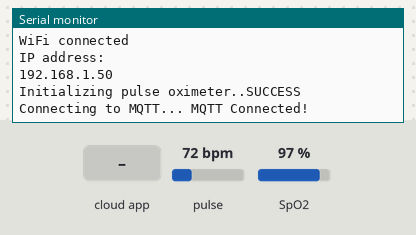
Bench run of a sketch on a simulated ESP32. Shown: the last lines printed to the serial monitor. Inputs (shaded band) come from the test bench; at power-on: pulse 72 bpm, SpO2 97 %. WiFi joins after 1.5 s; servers stay silent unless stated; no MQTT or app messages arrive unless stated.

Above: at 2.7 s.
2.8 s: the phone or cloud app sets switch to ON
At 4.2 s:
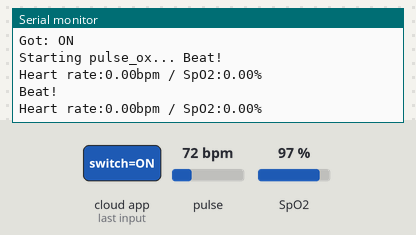
4.3 s: pulse set to 42 bpm
At 5.6 s:
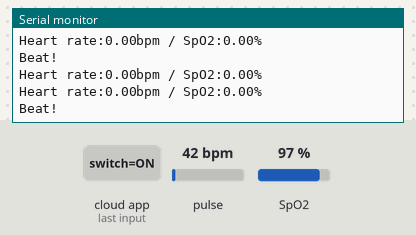
5.8 s: the phone or cloud app sets switch to ON
At 6.4 s:
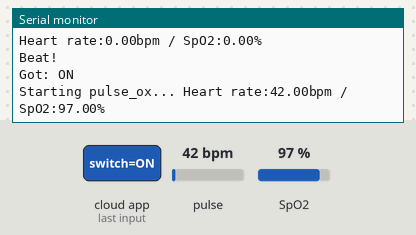
8.8 s: SpO2 set to 80 %
At 9.8 s:
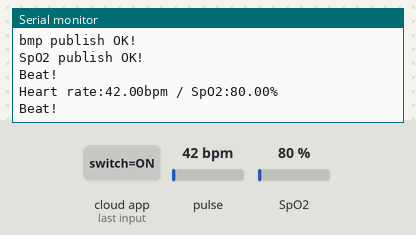
10.3 s: pulse set to 70 bpm
At 11.6 s:
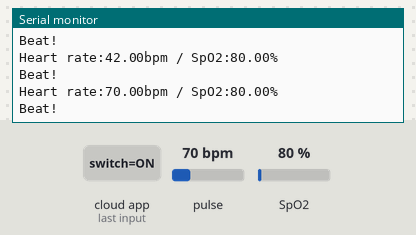
Timing chart, 0 to 12.8 s (numbered marks = the images above; inputs shaded):
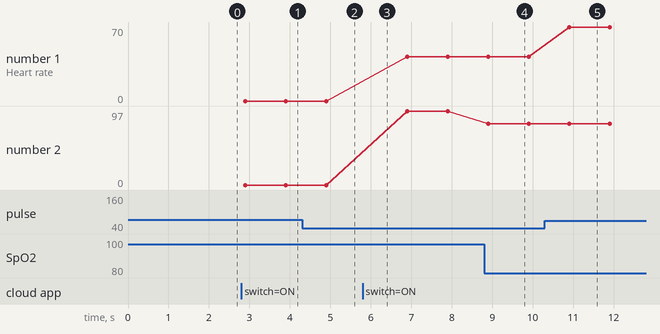

Measured:
- after the input at 2.8 s, the serial monitor: prints a new line at once (image 1)
- after the input at 5.8 s, the serial monitor: prints a new line at once (image 3)
- after the input at 8.8 s, the serial monitor: prints a new line after 0.11 s (image 4)
- after the input at 10.3 s, the serial monitor: prints a new line after 0.61 s (image 5)
- plotted number 1: 42 → 70 after the input at 10.3 s
- plotted number 2: 97 → 80 after the input at 8.8 s

The sketch:

Max30100_IoT_ex.ino
```cpp
#include <stdint.h>
#include <Wire.h>
#include <WiFi.h>
#include "Adafruit_MQTT.h"
#include "Adafruit_MQTT_Client.h"
#include "MAX30100_PulseOximeter.h"
#define WLAN_SSID          "Galaxy A50sBEA5"
#define WLAN_PASS        "NarayanSharma@1986$"
#define AIO_UPDATE_RATE_SEC 5
#define AIO_SERVER        "io.adafruit.com"
#define AIO_SERVERPORT  1883
#define AIO_USERNAME "mohansir"
#define AIO_KEY                "aio_sqFw918rT49mgSD83tgfVrPg1Rpb"
#define I2C_SDA   21
#define I2C_SCL   22
TaskHandle_t pulse_oxReadTaskHandle = NULL;
TaskHandle_t mqttPubTaskHandle = NULL;
/* PulseOximeter is the higher-level interface to the sensor */
PulseOximeter pulse_ox;
uint32_t tsLastReport = 0;
float bpm_dt=0;
float spo2_dt = 0;
WiFiClient client;
Adafruit_MQTT_Client mqtt(&client, AIO_SERVER, AIO_SERVERPORT, AIO_USERNAME, AIO_KEY);
Adafruit_MQTT_Subscribe sw_sub = Adafruit_MQTT_Subscribe(&mqtt, AIO_USERNAME "/feeds/switch");
/* MQTT paths for AIO follow the form: <username>/feeds/<feedname> */
Adafruit_MQTT_Publish bpm_pub = Adafruit_MQTT_Publish(&mqtt, AIO_USERNAME "/feeds/bpm");
Adafruit_MQTT_Publish spo2_pub = Adafruit_MQTT_Publish(&mqtt, AIO_USERNAME "/feeds/spo2");
/* Callback (registered below) fired when a pulse is detected */
void onBeatDetected()
{
                Serial.println("Beat!");
}
/******************************************* Function for pause MAX30100 Read **************************************************/
void stopReadpulse_ox(){
  pulse_ox.shutdown();
}
/******************************************* Function for Start MAX30100 Read **************************************************/
void startReadpulse_ox(){
  pulse_ox.resume();
}
/******************************************* MAX30100 Read task **************************************************/
void pulse_oxReadTask( void * param )
{
  while(1){
                // Make sure to call update as fast as possible
                pulse_ox.update();
                vTaskDelay( 1 / portTICK_PERIOD_MS );
  }
  pulse_oxReadTaskHandle = NULL;
  vTaskDelete(NULL); // kill itself
}
/******************************************* MQTT publish task **************************************************/
void mqttPubTask( void * param )
{
  uint8_t sec_count=0;
  while(1){
                Serial.print("Heart rate:");
                float bpm_dt = pulse_ox.getHeartRate();
                Serial.print(bpm_dt);
                Serial.print("bpm / SpO2:");
                float spo2_dt = pulse_ox.getSpO2();
                Serial.print(spo2_dt);
                Serial.println("%");
                if(sec_count >= AIO_UPDATE_RATE_SEC){
                if (! bpm_pub.publish(bpm_dt)) {
                Serial.println(F("Failed to publish bmp.."));
                } else {
                Serial.println(F("bmp publish OK!"));
                }
                if (! spo2_pub.publish(spo2_dt)) {
                Serial.println(F("Failed to publish SpO2.."));
                } else {
                Serial.println(F("SpO2 publish OK!"));
                }
                sec_count=0;
                }
                vTaskDelay( 1000 / portTICK_PERIOD_MS );
                sec_count++;
  }
  mqttPubTaskHandle = NULL;
  vTaskDelete(NULL); // kill itself
}
/******************************************** MQTT Connect Function *******************************************************/
/* Function to connect and reconnect as necessary to the MQTT server. */
void MQTT_connect() {
  int8_t ret;
  if (mqtt.connected()) {
                return;
  }
  Serial.print("Connecting to MQTT... ");
  uint8_t retries = 3;
  while ((ret = mqtt.connect()) != 0) {
                Serial.println(mqtt.connectErrorString(ret));
                Serial.println("Retrying MQTT connection in 5 seconds...");
                mqtt.disconnect();
                delay(5000);
                retries--;
                if (retries == 0) {
                while (1);
                }
  }
  Serial.println("MQTT Connected!");
}
/**************************************************************************************************/
void setup()
{
                Serial.begin(115200);
                Wire.begin(I2C_SDA, I2C_SCL);
                WiFi.begin(WLAN_SSID, WLAN_PASS);
                while (WiFi.status() != WL_CONNECTED) {
                delay(500);
                Serial.print(".");
                }
                Serial.println();
                Serial.println("WiFi connected");
                Serial.println("IP address: "); Serial.println(WiFi.localIP());
                mqtt.subscribe(&sw_sub);
                Serial.print("Initializing pulse oximeter..");
                /* Initialize the PulseOximeter instance */
                /* Failures occur mostly due to an improper I2C wiring, missing power supply
                   or wrong target chip */
                if (!pulse_ox.begin()) {
                Serial.println("FAILED");
                for(;;);
                } else {
                Serial.println("SUCCESS");
                }
                /* The default current for the IR LED is 50mA and it could be changed
                   by uncommenting the following line. Check MAX30100_Registers.h for all the
                   available options */
                pulse_ox.setIRLedCurrent(MAX30100_LED_CURR_7_6MA);
                /* Bind callback for the beat detection */
                pulse_ox.setOnBeatDetectedCallback(onBeatDetected);
                stopReadpulse_ox();
}
void loop() {
  MQTT_connect();
  Adafruit_MQTT_Subscribe *subscription;
  while ((subscription = mqtt.readSubscription(5000)))
  {
                if (subscription == &sw_sub)
                {
                Serial.print(F("Got: "));
                Serial.println((char *)sw_sub.lastread);
                if (!strcmp((char*) sw_sub.lastread, "ON"))
                {
                Serial.print(("Starting pulse_ox... "));
                startReadpulse_ox();
                BaseType_t xReturned;
                if(pulse_oxReadTaskHandle == NULL){
                xReturned = xTaskCreate(
                                pulse_oxReadTask,      /* Function that implements the task. */
                                "pulse_ox_read",           /* Text name for the task. */
                                1024*3,                  /* Stack size in words, not bytes. */
                                NULL,    /* Parameter passed into the task. */
                                2,/* Priority at which the task is created. */
                                &pulse_oxReadTaskHandle );          /* Used to pass out the created task's handle. */
                }
                delay(100);
                if(mqttPubTaskHandle == NULL){
                xReturned = xTaskCreate(
                                mqttPubTask,       /* Function that implements the task. */
                                "mqttPub",             /* Text name for the task. */
                                1024*3,                  /* Stack size in words, not bytes. */
                                NULL,    /* Parameter passed into the task. */
                                2,/* Priority at which the task is created. */
                                &mqttPubTaskHandle );            /* Used to pass out the created task's handle. */
                }
                }
                else
                {
                Serial.print(("Stoping pulse_ox... "));
                /* Detele pulse_ox read task*/
                if(pulse_oxReadTaskHandle != NULL){
                vTaskDelete(pulse_oxReadTaskHandle);
                pulse_oxReadTaskHandle = NULL;
                }
                /* Delete the MQTT Pub Task */
                if(mqttPubTaskHandle != NULL){
                vTaskDelete(mqttPubTaskHandle);
                mqttPubTaskHandle = NULL;
                }
                stopReadpulse_ox();
                }
                }
  }
}
```
